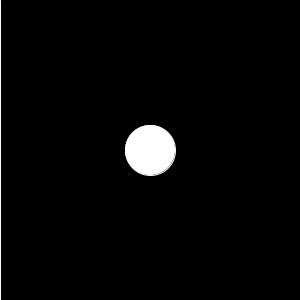
Frame 1 (no input)
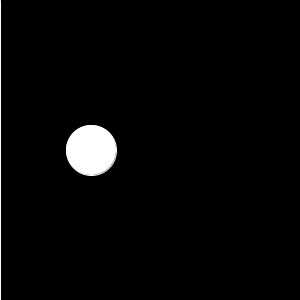
Frame 60 (the mouse pressed at the canvas centre just before this capture)
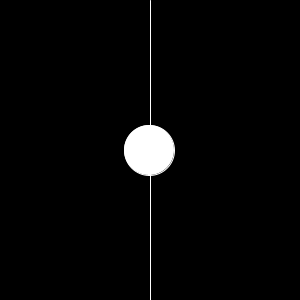
Frame 120 (the mouse held since frame 60 and released just before this capture)

The Processing sketch that drew these frames (run headless with seeded random() and noise(); from frame 60 on, the mouse is pressed at the canvas centre):

// Processing sketch: ex05_11
// ── ex05_11.pde
// 마우스를 좌우로 움직일 때 마우스의 x축 위치까지 따라오는 원

int x = 150;

void setup() {
  size(300, 300);
}

void draw() {
  background(0);
  stroke(255); 
  line(mouseX, 0, mouseX, height); 
  ellipse(x, height/2, 50, 50);
  if (mouseX > x) {
    x++;
  } else {
    x--;
  }
}
